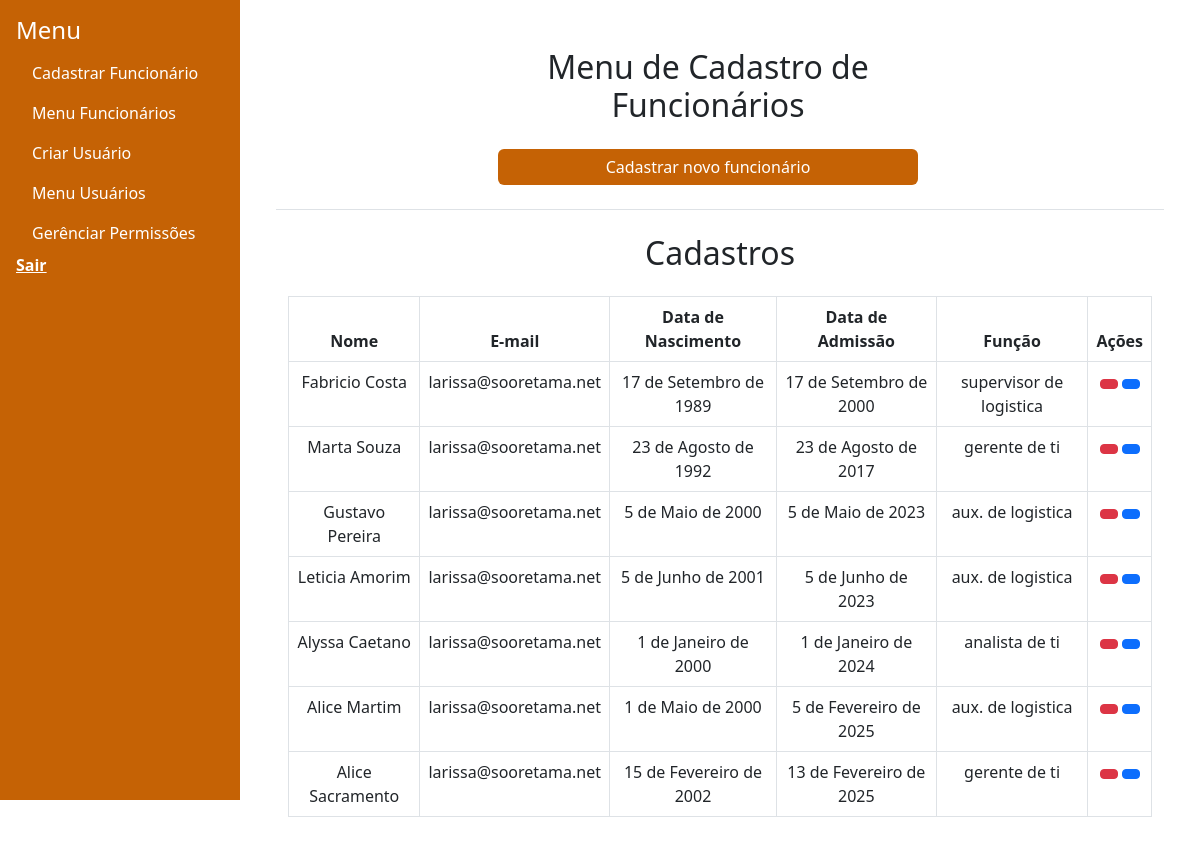
The page /funcionarios/menu-cadastros/ on the database as committed earlier.
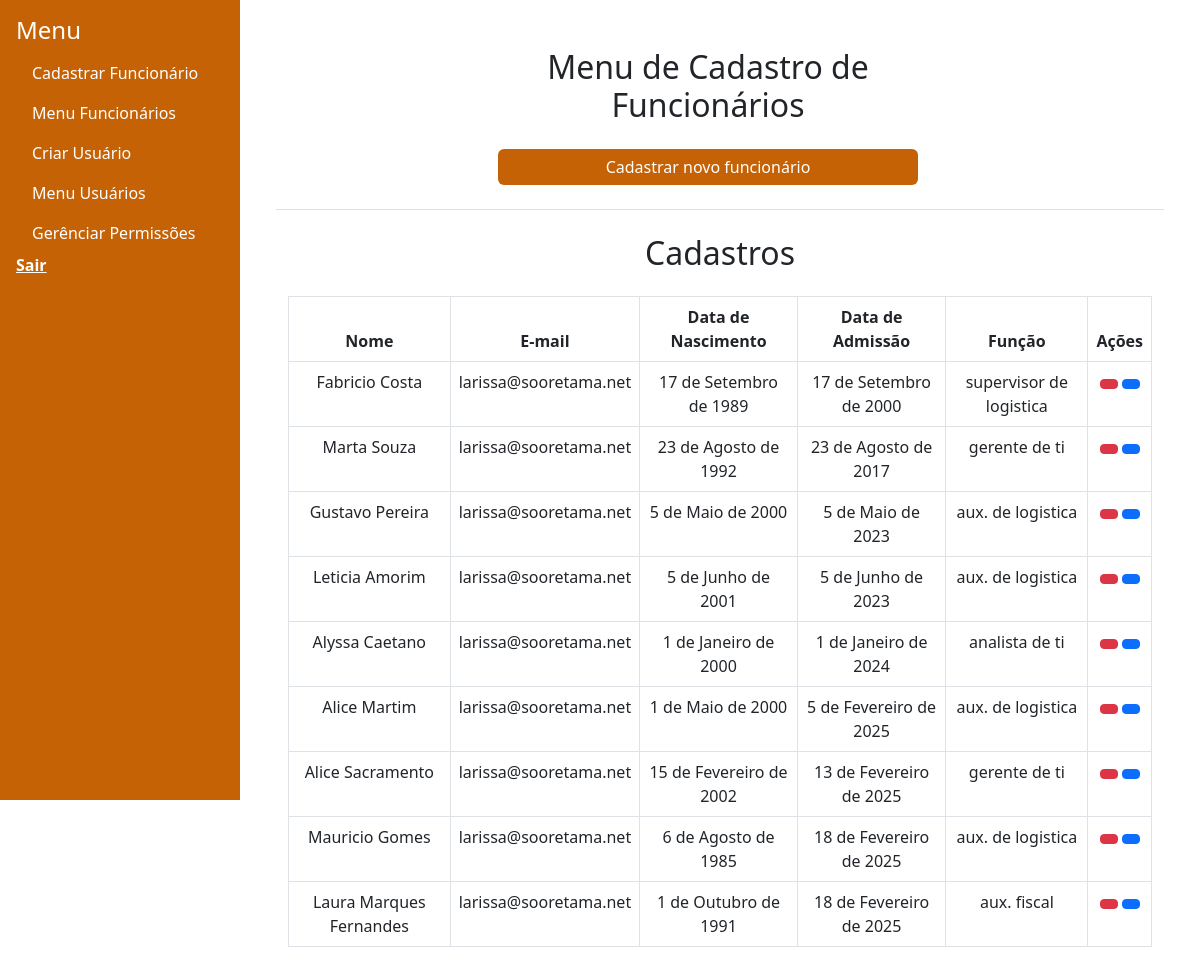
The same page on the database as committed later.
### funcionarios/models.py (models this page shows)
class Funcionario(models.Model):
    nome = models.CharField(max_length=100,  unique=True)
    email= models.EmailField()
    data_nascimento = models.DateField()
    foto = models.ImageField(upload_to='foto/' , blank=True, null=True)
    arquivo_pdf = models.FileField(upload_to='pdf/' , blank=True, null=True)
    cbo = models.AutoField(primary_key=True)
    funcao = models.CharField(max_length=100, null=True)
    data_admissao = models.DateField(null=True, blank=True, default=timezone.now)
    id_tarefa_mail = models.CharField(max_length=255, null=True, blank=True)
    def __str__(self):
        return self.nome
    class Meta:
        permissions = [
            ("cadastrar_funcionarios", "Pode cadastrar funcionários")
        ]

### funcionarios/views.py (the view)
# urls.py: path('menu-cadastros/', views.menu_cadastros, name='menu_cadastros'),
def menu_cadastros(request):
    funcionarios = Funcionario.objects.all().order_by('data_admissao')
    print(funcionarios)
    logging.info(funcionarios)
    return render(request, 'funcionarios/cadastros.html', {'funcionarios' : funcionarios})

### funcionarios/templates/funcionarios/cadastros.html (shortened to what this page needs)
{% extends "funcionarios/base.html" %}
        {% block content %}
        <div class="container text-center align-items-center min-vh-100">
        <div class="col-lg-6 col-md-8 col-sm-12 mx-auto">
            <div class="container mt-4">
                <div class="row w-100">
                    <h2 class="text-center mb-4">Menu de Cadastro de Funcionários</h2>
                    <a
                    href="{% url 'funcionarios:cadastrar_funcionarios' %}"
                    class="btn btn-primary text-center"
                    id="botao_novo_cadastro"
                    style="background-color:#c56205 !important; border: #b85c07;">Cadastrar novo funcionário</a>
                </div>
            </div>
        </div>
        <div class="my-4 border-top mt-4"></div>
        <div class="container mt-4">
            <h2 class="text-center mt-2"> Cadastros</h2>
            <div class="table-responsive mt-4">
                <form id="actionForm" method="POST" action="{% url 'funcionarios:menu_cadastros' %}">
                    <table class="table table-bordered">
                        <thead>
                            <tr>
                                <th>Nome</th>
                                <th>E-mail</th>
                                <th>Data de Nascimento</th>
                                <th>Data de Admissão</th>
                                <th>Função</th>
                                <th>Ações</th>
                            </tr>
                        </thead>
                        <tbody>
                            {% for funcionario in funcionarios %}
                            <tr>
                                <td>{{ funcionario.nome|default:"Não informado" }}</td>
                                <td>{{ funcionario.email|default:"Não informado" }}</td>
                                <td>{{ funcionario.data_nascimento|default:"Não informado" }}</td>
                                <td>{{ funcionario.data_admissao|default:"Não informado" }}</td>
                                <td>{{ funcionario.funcao|default:"Não informado" }}</td>
                                <td>
                                    <button type="button"
                                        class="btn btn-danger btn-sm confirm-exclusao"
                                        data-bs-toggle="modal"
                                        data-bs-target="#confirmDeleteModal{{ funcionario.cbo }}"
                                        title="Excluir">
                                    </button>
                                    <a href="{% url 'funcionarios:editar_funcionarios' funcionario.cbo %}"
                                        class="btn btn-primary btn-sm align-items-center custom-button"
                                        title="Editar">
                                    </a>
                                </td>
                            </tr>
                            {% empty %}
                            <tr>
                                <td colspan="7" class="text-center">Nenhum funcionário cadastrado</td>
                            </tr>
                            {% endfor %}
                        </tbody>
                    </table>
                </form>
            </div>
        </div>
    </div>
    {% endblock %}

### funcionarios/templates/funcionarios/base.html (shortened to what this page needs)
<!DOCTYPE html>
<html lang="pt-BR">
{% load static %}
<head>
    <link href="https://cdn.jsdelivr.net/npm/bootstrap@5.3.0-alpha1/dist/css/bootstrap.min.css" rel="stylesheet">
</head>
<body>
    {% include 'modals/modal_informativo.html' %}
    <div class="d-flex">
        <div class="bg-dark text-white p-3 position-fixed" style="width: 20%;min-height: 100vh; background-color:#c56205 !important; position: fixed;">
            <h4>Menu</h4>
            <ul class="nav flex-column">
                <li class="nav-item">
                    <a class="nav-link text-white" href="{% url 'funcionarios:cadastrar_funcionarios' %}">Cadastrar Funcionário</a>
                </li>
                <li class="nav flex-column">
                    <a class="nav-link text-white" href="{% url 'funcionarios:menu_cadastros' %}">Menu Funcionários</a>
                </li>
                <li class="nav flex-column">
                    <a class="nav-link text-white" href="{% url 'funcionarios:criar_usuario' %}" >Criar Usuário</a>
                </li>
                <li class="nav flex-column">
                    <a class="nav-link text-white" href="{% url 'funcionarios:menu_usuarios' %}">Menu Usuários</a>
                </li>
                <li class="nav flex-column">
                    <a class="nav-link text-white" href="{% url 'funcionarios:salvar_permissoes' %}">Gerênciar Permissões</a>
                </li>
                <li class="nav flex-column">
                    <a href="{% url 'funcionarios:login' %}" class="text-white fw-bold">Sair</a>
                </li>
            </ul>
        </div>
        <div class="container-fluid p-4" style="margin-left: 20%; min-height: 100vh;">
            {% block content %}{% endblock %}
        </div>
    </div>
</body>
</html>

### funcionarios/templates/modals/modal_informativo.html (shortened to what this page needs)
</body>
</html>

Rows that differ between the two databases and show on the page:
added Funcionario: nome "Mauricio Gomes", email "larissa@sooretama.net", data_nascimento "6 de Agosto de 1985", data_admissao "18 de Fevereiro de 2025", funcao "aux. de logistica"
added Funcionario: nome "Laura Marques Fernandes", email "larissa@sooretama.net", data_nascimento "1 de Outubro de 1991", data_admissao "18 de Fevereiro de 2025", funcao "aux. fiscal"
